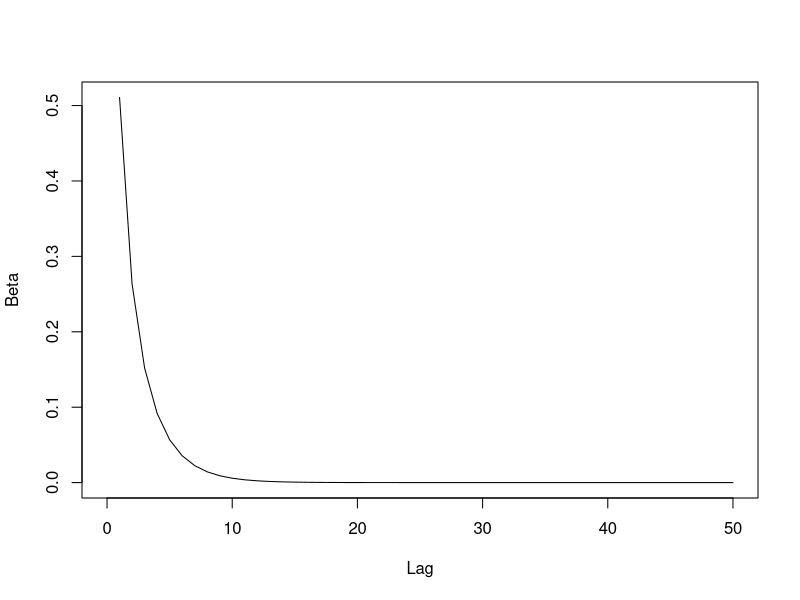

Generate this figure with R:
## ---- chunk 1
knitr::opts_knit$set(root.dir = 'C:/Users/neide/OneDrive/Documents/GitHub/BEwebinar/Data')
## ---- chunk 2
phi1 <- .8
lags <- 50
beta <- -.5*log(1 - phi1^(2*seq(0,lags))) 
plot(ts(beta,start=0),xlab="Lag",ylab="Beta")
